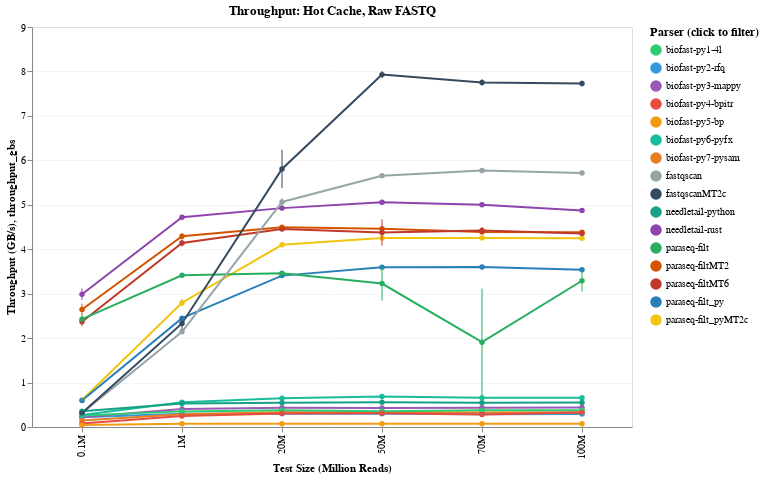

Notebook cell for this chart:
### Markdown cell above
## Throughput Analysis

Calculate and visualize throughput (GB/s) based on actual file sizes and mean execution times.

### Code cell
# Plot throughput for hot cache, raw files
chart = plot_throughput(all_data, available_results, cache_type='hot', file_format='raw')
if chart:
    display(chart)
else:
    print("Not enough data for hot cache raw throughput analysis")

### Figure 1 — Vega-Lite specification as saved in the notebook (floating-point values rounded to 4 significant figures)
{"config": {"view": {"continuousWidth": 300, "continuousHeight": 300}, "axis": {"gridOpacity": 0.3}, "legend": {"labelFontSize": 10, "orient": "right", "titleFontSize": 12}}, "layer": [{"mark": {"type": "line", "point": true, "strokeWidth": 2}, "encoding": {"color": {"field": "command", "legend": {"title": "Parser (click to filter)"}, "scale": {"domain": ["biofast-py1-4l", "biofast-py2-rfq", "biofast-py3-mappy", "biofast-py4-bpitr", "biofast-py5-bp", "biofast-py6-pyfx", "biofast-py7-pysam", "fastqscan", "fastqscanMT2c", "needletail-python", "needletail-rust", "paraseq-filt", "paraseq-filtMT2", "paraseq-filtMT6", "paraseq-filt_py", "paraseq-filt_pyMT2c"], "range": ["#2ecc71", "#3498db", "#9b59b6", "#e74c3c", "#f39c12", "#1abc9c", "#e67e22", "#95a5a6", "#34495e", "#16a085", "#8e44ad", "#27ae60", "#d35400", "#c0392b", "#2980b9", "#f1c40f"]}, "type": "nominal"}, "opacity": {"condition": {"param": "throughput_sel", "value": 1}, "value": 0.2}, "tooltip": [{"field": "command", "title": "Parser", "type": "nominal"}, {"field": "size_display", "title": "Test Size", "type": "nominal"}, {"field": "throughput_gbs", "format": ".3f", "title": "Throughput (GB/s)", "type": "quantitative"}, {"field": "throughput_stddev", "format": ".4f", "title": "Std Dev", "type": "quantitative"}, {"field": "file_size_mb", "format": ".1f", "title": "File Size (MB)", "type": "quantitative"}, {"field": "mean_time", "format": ".3f", "title": "Mean Time (s)", "type": "quantitative"}], "x": {"field": "size_display", "sort": ["0.1M", "1M", "20M", "50M", "70M", "100M"], "title": "Test Size (Million Reads)", "type": "nominal"}, "y": {"field": "throughput_gbs", "title": "Throughput (GB/s)", "type": "quantitative"}}, "name": "view_04b5735763685f43_0"}, {"mark": {"type": "errorbar", "extent": "stdev"}, "encoding": {"color": {"field": "command", "legend": {"title": "Parser (click to filter)"}, "scale": {"domain": ["biofast-py1-4l", "biofast-py2-rfq", "biofast-py3-mappy", "biofast-py4-bpitr", "biofast-py5-bp", "biofast-py6-pyfx", "biofast-py7-pysam", "fastqscan", "fastqscanMT2c", "needletail-python", "needletail-rust", "paraseq-filt", "paraseq-filtMT2", "paraseq-filtMT6", "paraseq-filt_py", "paraseq-filt_pyMT2c"], "range": ["#2ecc71", "#3498db", "#9b59b6", "#e74c3c", "#f39c12", "#1abc9c", "#e67e22", "#95a5a6", "#34495e", "#16a085", "#8e44ad", "#27ae60", "#d35400", "#c0392b", "#2980b9", "#f1c40f"]}, "type": "nominal"}, "opacity": {"condition": {"param": "throughput_sel", "value": 1}, "value": 0.2}, "x": {"field": "size_display", "sort": ["0.1M", "1M", "20M", "50M", "70M", "100M"], "title": "Test Size (Million Reads)", "type": "nominal"}, "y": {"field": "throughput_gbs", "type": "quantitative"}, "yError": {"field": "throughput_stddev"}}}], "data": {"name": "data-c032c229ef7903bebbbf32249ccfd0d2"}, "height": 400, "params": [{"name": "throughput_sel", "select": {"type": "point", "fields": ["command"]}, "bind": "legend", "views": ["view_04b5735763685f43_0"]}], "title": "Throughput: Hot Cache, Raw FASTQ", "width": 600, "$schema": "https://vega.github.io/schema/vega-lite/v6.1.0.json", "datasets": {"data-c032c229ef7903bebbbf32249ccfd0d2": [{"size_value": 0.1, "size_display": "0.1M", "command": "biofast-py2-rfq", "throughput_gbs": 0.2202, "throughput_stddev": 0.009085, "file_size_mb": 67.31, "mean_time": 0.2985}, {"size_value": 0.1, "size_display": "0.1M", "command": "paraseq-filt_pyMT2c", "throughput_gbs": 0.6088, "throughput_stddev": 0.02496, "file_size_mb": 67.31, "mean_time": 0.108}, {"size_value": 0.1, "size_display": "0.1M", "command": "paraseq-filtMT2", "throughput_gbs": 2.644, "throughput_stddev": 0.1334, "file_size_mb": 67.31, "mean_time": 0.02486}, {"size_value": 0.1, "size_display": "0.1M", "command": "needletail-rust", "throughput_gbs": 2.986, "throughput_stddev": 0.1298, "file_size_mb": 67.31, "mean_time": 0.02201}, {"size_value": 0.1, "size_display": "0.1M", "command": "paraseq-filtMT6", "throughput_gbs": 2.368, "throughput_stddev": 0.09677, "file_size_mb": 67.31, "mean_time": 0.02776}, {"size_value": 0.1, "size_display": "0.1M", "command": "biofast-py3-mappy", "throughput_gbs": 0.2186, "throughput_stddev": 0.005803, "file_size_mb": 67.31, "mean_time": 0.3007}, {"size_value": 0.1, "size_display": "0.1M", "command": "biofast-py7-pysam", "throughput_gbs": 0.144, "throughput_stddev": 0.002298, "file_size_mb": 67.31, "mean_time": 0.4564}, {"size_value": 0.1, "size_display": "0.1M", "command": "biofast-py1-4l", "throughput_gbs": 0.2603, "throughput_stddev": 0.009589, "file_size_mb": 67.31, "mean_time": 0.2525}, {"size_value": 0.1, "size_display": "0.1M", "command": "biofast-py6-pyfx", "throughput_gbs": 0.2718, "throughput_stddev": 0.009568, "file_size_mb": 67.31, "mean_time": 0.2418}, {"size_value": 0.1, "size_display": "0.1M", "command": "paraseq-filt_py", "throughput_gbs": 0.5964, "throughput_stddev": 0.04318, "file_size_mb": 67.31, "mean_time": 0.1102}, {"size_value": 0.1, "size_display": "0.1M", "command": "paraseq-filt", "throughput_gbs": 2.427, "throughput_stddev": 0.09633, "file_size_mb": 67.31, "mean_time": 0.02709}, {"size_value": 0.1, "size_display": "0.1M", "command": "biofast-py4-bpitr", "throughput_gbs": 0.07813, "throughput_stddev": 0.002604, "file_size_mb": 67.31, "mean_time": 0.8413}, {"size_value": 0.1, "size_display": "0.1M", "command": "fastqscan", "throughput_gbs": 0.3164, "throughput_stddev": 0.006285, "file_size_mb": 67.31, "mean_time": 0.2078}, {"size_value": 0.1, "size_display": "0.1M", "command": "needletail-python", "throughput_gbs": 0.3544, "throughput_stddev": 0.008935, "file_size_mb": 67.31, "mean_time": 0.1854}, {"size_value": 0.1, "size_display": "0.1M", "command": "fastqscanMT2c", "throughput_gbs": 0.3143, "throughput_stddev": 0.0105, "file_size_mb": 67.31, "mean_time": 0.2091}, {"size_value": 0.1, "size_display": "0.1M", "command": "biofast-py5-bp", "throughput_gbs": 0.04319, "throughput_stddev": 0.0002967, "file_size_mb": 67.31, "mean_time": 1.522}, {"size_value": 100.0, "size_display": "100M", "command": "biofast-py2-rfq", "throughput_gbs": 0.2905, "throughput_stddev": 0.02118, "file_size_mb": 33830.0, "mean_time": 113.7}, {"size_value": 100.0, "size_display": "100M", "command": "paraseq-filt_pyMT2c", "throughput_gbs": 4.248, "throughput_stddev": 0.01919, "file_size_mb": 33830.0, "mean_time": 7.777}, {"size_value": 100.0, "size_display": "100M", "command": "paraseq-filtMT2", "throughput_gbs": 4.382, "throughput_stddev": 0.01548, "file_size_mb": 33830.0, "mean_time": 7.539}, {"size_value": 100.0, "size_display": "100M", "command": "needletail-rust", "throughput_gbs": 4.871, "throughput_stddev": 0.007943, "file_size_mb": 33830.0, "mean_time": 6.783}, {"size_value": 100.0, "size_display": "100M", "command": "paraseq-filtMT6", "throughput_gbs": 4.353, "throughput_stddev": 0.01363, "file_size_mb": 33830.0, "mean_time": 7.59}, {"size_value": 100.0, "size_display": "100M", "command": "biofast-py3-mappy", "throughput_gbs": 0.4399, "throughput_stddev": 0.006602, "file_size_mb": 33830.0, "mean_time": 75.11}, {"size_value": 100.0, "size_display": "100M", "command": "biofast-py7-pysam", "throughput_gbs": 0.3311, "throughput_stddev": 0.001986, "file_size_mb": 33830.0, "mean_time": 99.77}, {"size_value": 100.0, "size_display": "100M", "command": "biofast-py1-4l", "throughput_gbs": 0.3761, "throughput_stddev": 0.006601, "file_size_mb": 33830.0, "mean_time": 87.83}, {"size_value": 100.0, "size_display": "100M", "command": "biofast-py6-pyfx", "throughput_gbs": 0.6597, "throughput_stddev": 0.00985, "file_size_mb": 33830.0, "mean_time": 50.08}, {"size_value": 100.0, "size_display": "100M", "command": "paraseq-filt_py", "throughput_gbs": 3.539, "throughput_stddev": 0.02382, "file_size_mb": 33830.0, "mean_time": 9.334}, {"size_value": 100.0, "size_display": "100M", "command": "paraseq-filt", "throughput_gbs": 3.29, "throughput_stddev": 0.2416, "file_size_mb": 33830.0, "mean_time": 10.04}, {"size_value": 100.0, "size_display": "100M", "command": "biofast-py4-bpitr", "throughput_gbs": 0.3247, "throughput_stddev": 0.003658, "file_size_mb": 33830.0, "mean_time": 101.7}, {"size_value": 100.0, "size_display": "100M", "command": "fastqscan", "throughput_gbs": 5.715, "throughput_stddev": 0.01624, "file_size_mb": 33830.0, "mean_time": 5.781}, {"size_value": 100.0, "size_display": "100M", "command": "needletail-python", "throughput_gbs": 0.5527, "throughput_stddev": 0.0008944, "file_size_mb": 33830.0, "mean_time": 59.77}, {"size_value": 100.0, "size_display": "100M", "command": "fastqscanMT2c", "throughput_gbs": 7.728, "throughput_stddev": 0.06332, "file_size_mb": 33830.0, "mean_time": 4.275}, {"size_value": 100.0, "size_display": "100M", "command": "biofast-py5-bp", "throughput_gbs": 0.07432, "throughput_stddev": 0.0007576, "file_size_mb": 33830.0, "mean_time": 444.5}, {"size_value": 1.0, "size_display": "1M", "command": "biofast-py2-rfq", "throughput_gbs": 0.2971, "throughput_stddev": 0.004182, "file_size_mb": 673.1, "mean_time": 2.213}, {"size_value": 1.0, "size_display": "1M", "command": "paraseq-filt_pyMT2c", "throughput_gbs": 2.796, "throughput_stddev": 0.08082, "file_size_mb": 673.1, "mean_time": 0.2351}, {"size_value": 1.0, "size_display": "1M", "command": "paraseq-filtMT2", "throughput_gbs": 4.293, "throughput_stddev": 0.06991, "file_size_mb": 673.1, "mean_time": 0.1531}, {"size_value": 1.0, "size_display": "1M", "command": "needletail-rust", "throughput_gbs": 4.72, "throughput_stddev": 0.02578, "file_size_mb": 673.1, "mean_time": 0.1393}, {"size_value": 1.0, "size_display": "1M", "command": "paraseq-filtMT6", "throughput_gbs": 4.139, "throughput_stddev": 0.07692, "file_size_mb": 673.1, "mean_time": 0.1588}, {"size_value": 1.0, "size_display": "1M", "command": "biofast-py3-mappy", "throughput_gbs": 0.403, "throughput_stddev": 0.001136, "file_size_mb": 673.1, "mean_time": 1.631}, {"size_value": 1.0, "size_display": "1M", "command": "biofast-py7-pysam", "throughput_gbs": 0.2885, "throughput_stddev": 0.006809, "file_size_mb": 673.1, "mean_time": 2.278}, {"size_value": 1.0, "size_display": "1M", "command": "biofast-py1-4l", "throughput_gbs": 0.3515, "throughput_stddev": 0.02111, "file_size_mb": 673.1, "mean_time": 1.87}, {"size_value": 1.0, "size_display": "1M", "command": "biofast-py6-pyfx", "throughput_gbs": 0.556, "throughput_stddev": 0.01083, "file_size_mb": 673.1, "mean_time": 1.182}, {"size_value": 1.0, "size_display": "1M", "command": "paraseq-filt_py", "throughput_gbs": 2.448, "throughput_stddev": 0.05064, "file_size_mb": 673.1, "mean_time": 0.2685}, {"size_value": 1.0, "size_display": "1M", "command": "paraseq-filt", "throughput_gbs": 3.413, "throughput_stddev": 0.0246, "file_size_mb": 673.1, "mean_time": 0.1926}, {"size_value": 1.0, "size_display": "1M", "command": "biofast-py4-bpitr", "throughput_gbs": 0.2452, "throughput_stddev": 0.008188, "file_size_mb": 673.1, "mean_time": 2.681}, {"size_value": 1.0, "size_display": "1M", "command": "fastqscan", "throughput_gbs": 2.143, "throughput_stddev": 0.04814, "file_size_mb": 673.1, "mean_time": 0.3068}, {"size_value": 1.0, "size_display": "1M", "command": "needletail-python", "throughput_gbs": 0.5273, "throughput_stddev": 0.004407, "file_size_mb": 673.1, "mean_time": 1.247}, {"size_value": 1.0, "size_display": "1M", "command": "fastqscanMT2c", "throughput_gbs": 2.33, "throughput_stddev": 0.1362, "file_size_mb": 673.1, "mean_time": 0.2821}, {"size_value": 1.0, "size_display": "1M", "command": "biofast-py5-bp", "throughput_gbs": 0.07206, "throughput_stddev": 0.0002605, "file_size_mb": 673.1, "mean_time": 9.121}, {"size_value": 20.0, "size_display": "20M", "command": "biofast-py2-rfq", "throughput_gbs": 0.3007, "throughput_stddev": 0.001661, "file_size_mb": 6757.0, "mean_time": 21.94}, {"size_value": 20.0, "size_display": "20M", "command": "paraseq-filt_pyMT2c", "throughput_gbs": 4.1, "throughput_stddev": 0.02292, "file_size_mb": 6757.0, "mean_time": 1.61}, {"size_value": 20.0, "size_display": "20M", "command": "paraseq-filtMT2", "throughput_gbs": 4.495, "throughput_stddev": 0.03279, "file_size_mb": 6757.0, "mean_time": 1.468}, {"size_value": 20.0, "size_display": "20M", "command": "needletail-rust", "throughput_gbs": 4.925, "throughput_stddev": 0.06596, "file_size_mb": 6757.0, "mean_time": 1.34}, {"size_value": 20.0, "size_display": "20M", "command": "paraseq-filtMT6", "throughput_gbs": 4.453, "throughput_stddev": 0.0003988, "file_size_mb": 6757.0, "mean_time": 1.482}, {"size_value": 20.0, "size_display": "20M", "command": "biofast-py3-mappy", "throughput_gbs": 0.4347, "throughput_stddev": 0.0008444, "file_size_mb": 6757.0, "mean_time": 15.18}, {"size_value": 20.0, "size_display": "20M", "command": "biofast-py7-pysam", "throughput_gbs": 0.3305, "throughput_stddev": 0.003054, "file_size_mb": 6757.0, "mean_time": 19.97}, {"size_value": 20.0, "size_display": "20M", "command": "biofast-py1-4l", "throughput_gbs": 0.3783, "throughput_stddev": 0.002589, "file_size_mb": 6757.0, "mean_time": 17.44}, {"size_value": 20.0, "size_display": "20M", "command": "biofast-py6-pyfx", "throughput_gbs": 0.6485, "throughput_stddev": 0.04072, "file_size_mb": 6757.0, "mean_time": 10.18}, {"size_value": 20.0, "size_display": "20M", "command": "paraseq-filt_py", "throughput_gbs": 3.406, "throughput_stddev": 0.007776, "file_size_mb": 6757.0, "mean_time": 1.937}, {"size_value": 20.0, "size_display": "20M", "command": "paraseq-filt", "throughput_gbs": 3.458, "throughput_stddev": 0.01005, "file_size_mb": 6757.0, "mean_time": 1.908}, {"size_value": 20.0, "size_display": "20M", "command": "biofast-py4-bpitr", "throughput_gbs": 0.3058, "throughput_stddev": 0.00408, "file_size_mb": 6757.0, "mean_time": 21.58}, {"size_value": 20.0, "size_display": "20M", "command": "fastqscan", "throughput_gbs": 5.064, "throughput_stddev": 0.08336, "file_size_mb": 6757.0, "mean_time": 1.303}, {"size_value": 20.0, "size_display": "20M", "command": "needletail-python", "throughput_gbs": 0.5436, "throughput_stddev": 0.00899, "file_size_mb": 6757.0, "mean_time": 12.14}, {"size_value": 20.0, "size_display": "20M", "command": "fastqscanMT2c", "throughput_gbs": 5.807, "throughput_stddev": 0.4311, "file_size_mb": 6757.0, "mean_time": 1.136}, {"size_value": 20.0, "size_display": "20M", "command": "biofast-py5-bp", "throughput_gbs": 0.07379, "throughput_stddev": 0.001556, "file_size_mb": 6757.0, "mean_time": 89.44}, {"size_value": 50.0, "size_display": "50M", "command": "biofast-py2-rfq", "throughput_gbs": 0.2965, "throughput_stddev": 0.009112, "file_size_mb": 33650.0, "mean_time": 110.9}, {"size_value": 50.0, "size_display": "50M", "command": "paraseq-filt_pyMT2c", "throughput_gbs": 4.254, "throughput_stddev": 0.05191, "file_size_mb": 33650.0, "mean_time": 7.726}, {"size_value": 50.0, "size_display": "50M", "command": "paraseq-filtMT2", "throughput_gbs": 4.461, "throughput_stddev": 0.03609, "file_size_mb": 33650.0, "mean_time": 7.368}, {"size_value": 50.0, "size_display": "50M", "command": "needletail-rust", "throughput_gbs": 5.056, "throughput_stddev": 0.01669, "file_size_mb": 33650.0, "mean_time": 6.5}, {"size_value": 50.0, "size_display": "50M", "command": "paraseq-filtMT6", "throughput_gbs": 4.374, "throughput_stddev": 0.2977, "file_size_mb": 33650.0, "mean_time": 7.514}, {"size_value": 50.0, "size_display": "50M", "command": "biofast-py3-mappy", "throughput_gbs": 0.4298, "throughput_stddev": 0.01067, "file_size_mb": 33650.0, "mean_time": 76.46}, {"size_value": 50.0, "size_display": "50M", "command": "biofast-py7-pysam", "throughput_gbs": 0.3338, "throughput_stddev": 0.002715, "file_size_mb": 33650.0, "mean_time": 98.46}, {"size_value": 50.0, "size_display": "50M", "command": "biofast-py1-4l", "throughput_gbs": 0.3569, "throughput_stddev": 0.004903, "file_size_mb": 33650.0, "mean_time": 92.1}, {"size_value": 50.0, "size_display": "50M", "command": "biofast-py6-pyfx", "throughput_gbs": 0.6884, "throughput_stddev": 0.004944, "file_size_mb": 33650.0, "mean_time": 47.74}, {"size_value": 50.0, "size_display": "50M", "command": "paraseq-filt_py", "throughput_gbs": 3.594, "throughput_stddev": 0.004129, "file_size_mb": 33650.0, "mean_time": 9.144}, {"size_value": 50.0, "size_display": "50M", "command": "paraseq-filt", "throughput_gbs": 3.227, "throughput_stddev": 0.3834, "file_size_mb": 33650.0, "mean_time": 10.19}, {"size_value": 50.0, "size_display": "50M", "command": "biofast-py4-bpitr", "throughput_gbs": 0.3099, "throughput_stddev": 0.02265, "file_size_mb": 33650.0, "mean_time": 106.0}, {"size_value": 50.0, "size_display": "50M", "command": "fastqscan", "throughput_gbs": 5.652, "throughput_stddev": 0.04289, "file_size_mb": 33650.0, "mean_time": 5.815}, {"size_value": 50.0, "size_display": "50M", "command": "needletail-python", "throughput_gbs": 0.5562, "throughput_stddev": 0.01407, "file_size_mb": 33650.0, "mean_time": 59.09}, {"size_value": 50.0, "size_display": "50M", "command": "fastqscanMT2c", "throughput_gbs": 7.929, "throughput_stddev": 0.08152, "file_size_mb": 33650.0, "mean_time": 4.145}, {"size_value": 50.0, "size_display": "50M", "command": "biofast-py5-bp", "throughput_gbs": 0.07538, "throughput_stddev": 0.001226, "file_size_mb": 33650.0, "mean_time": 436.0}, {"size_value": 70.0, "size_display": "70M", "command": "biofast-py2-rfq", "throughput_gbs": 0.2856, "throughput_stddev": 0.02317, "file_size_mb": 47120.0, "mean_time": 161.1}, {"size_value": 70.0, "size_display": "70M", "command": "paraseq-filt_pyMT2c", "throughput_gbs": 4.255, "throughput_stddev": 0.02201, "file_size_mb": 47120.0, "mean_time": 10.81}, {"size_value": 70.0, "size_display": "70M", "command": "paraseq-filtMT2", "throughput_gbs": 4.386, "throughput_stddev": 0.00378, "file_size_mb": 47120.0, "mean_time": 10.49}, {"size_value": 70.0, "size_display": "70M", "command": "needletail-rust", "throughput_gbs": 5.002, "throughput_stddev": 0.0009968, "file_size_mb": 47120.0, "mean_time": 9.199}, {"size_value": 70.0, "size_display": "70M", "command": "paraseq-filtMT6", "throughput_gbs": 4.421, "throughput_stddev": 0.07939, "file_size_mb": 47120.0, "mean_time": 10.41}, {"size_value": 70.0, "size_display": "70M", "command": "biofast-py3-mappy", "throughput_gbs": 0.435, "throughput_stddev": 0.0138, "file_size_mb": 47120.0, "mean_time": 105.8}, {"size_value": 70.0, "size_display": "70M", "command": "biofast-py7-pysam", "throughput_gbs": 0.3249, "throughput_stddev": 0.001798, "file_size_mb": 47120.0, "mean_time": 141.6}, {"size_value": 70.0, "size_display": "70M", "command": "biofast-py1-4l", "throughput_gbs": 0.3774, "throughput_stddev": 0.003378, "file_size_mb": 47120.0, "mean_time": 121.9}, {"size_value": 70.0, "size_display": "70M", "command": "biofast-py6-pyfx", "throughput_gbs": 0.6577, "throughput_stddev": 0.008035, "file_size_mb": 47120.0, "mean_time": 69.95}, {"size_value": 70.0, "size_display": "70M", "command": "paraseq-filt_py", "throughput_gbs": 3.599, "throughput_stddev": 0.0006356, "file_size_mb": 47120.0, "mean_time": 12.78}, {"size_value": 70.0, "size_display": "70M", "command": "paraseq-filt", "throughput_gbs": 1.909, "throughput_stddev": 1.204, "file_size_mb": 47120.0, "mean_time": 24.11}, {"size_value": 70.0, "size_display": "70M", "command": "biofast-py4-bpitr", "throughput_gbs": 0.2811, "throughput_stddev": 0.05105, "file_size_mb": 47120.0, "mean_time": 163.7}, {"size_value": 70.0, "size_display": "70M", "command": "fastqscan", "throughput_gbs": 5.772, "throughput_stddev": 0.01362, "file_size_mb": 47120.0, "mean_time": 7.972}, {"size_value": 70.0, "size_display": "70M", "command": "needletail-python", "throughput_gbs": 0.5469, "throughput_stddev": 0.001452, "file_size_mb": 47120.0, "mean_time": 84.13}, {"size_value": 70.0, "size_display": "70M", "command": "fastqscanMT2c", "throughput_gbs": 7.75, "throughput_stddev": 0.07039, "file_size_mb": 47120.0, "mean_time": 5.937}, {"size_value": 70.0, "size_display": "70M", "command": "biofast-py5-bp", "throughput_gbs": 0.07503, "throughput_stddev": 0.0004466, "file_size_mb": 47120.0, "mean_time": 613.2}]}}
